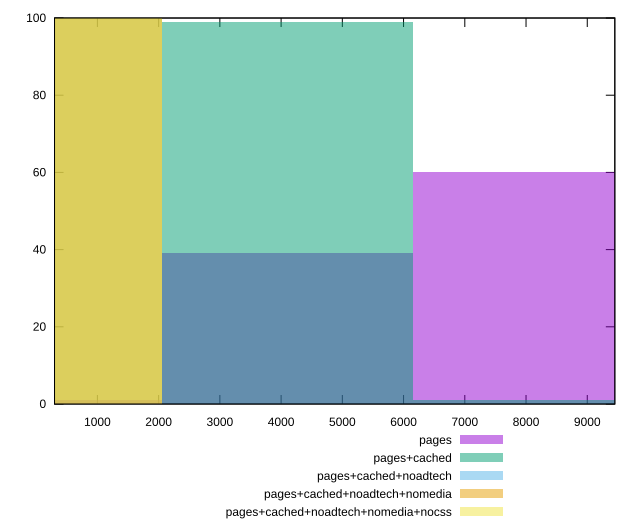

The gnuplot source for this figure:
reset

$pages <<EOF
8212.322229055171 60
4106.161114527586 39
0 1
EOF

$pagesCached <<EOF
8212.322229055171 1
4106.161114527586 99
EOF

$pagesCachedNoadtech <<EOF
0 100
EOF

$pagesCachedNoadtechNomedia <<EOF
0 100
EOF

$pagesCachedNoadtechNomediaNocss <<EOF
0 100
EOF

set key outside below
set boxwidth 4106.161114527586
set xrange [300:9450]
set yrange [0:100]
set trange [0:100]
set style fill transparent solid 0.5 noborder
set terminal svg size 640, 530 enhanced background rgb 'white'
set output "report_00009_2021-02-08T22-37-41.559Z/uses-text-compression/comparison/histogram/all_raw.svg"

plot $pages title "pages" with boxes, \
     $pagesCached title "pages+cached" with boxes, \
     $pagesCachedNoadtech title "pages+cached+noadtech" with boxes, \
     $pagesCachedNoadtechNomedia title "pages+cached+noadtech+nomedia" with boxes, \
     $pagesCachedNoadtechNomediaNocss title "pages+cached+noadtech+nomedia+nocss" with boxes

reset
